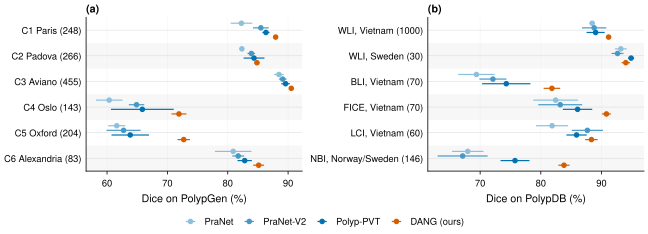

Write the Python code that produced this figure.
"""Dice per centre of PolypGen and per group of PolypDB, five seeds. Regenerate (after figs/aggregate_bench.py):

    uv run --isolated --no-project --with numpy --with matplotlib python figs/per_centre.py
"""

import json
import sys
from pathlib import Path

import numpy as np

sys.path.insert(0, str(Path(__file__).parent))
from orx_figstyle import PALETTE, WIDE, family, figure_grid, mean_ci, panel_labels, save, use_style  # noqa: E402

HERE = Path(__file__).parent
G = json.loads((HERE / "bench_metrics.json").read_text())["groups"]
MODELS = ["PraNet", "PraNet-V2", "Polyp-PVT", "DANG"]
COLORS = dict(zip(MODELS[:3], family("blue", 3))) | {"DANG": PALETTE["red"]}
LABELS = {"DANG": "DANG (ours)"}
DOMAINS = {
    "PolypGen": [("C1_Paris", "C1 Paris"), ("C2_Padova", "C2 Padova"), ("C3_Aviano", "C3 Aviano"),
                 ("C4_Oslo", "C4 Oslo"), ("C5_Oxford", "C5 Oxford"), ("C6_Alexandria", "C6 Alexandria")],
    "PolypDB": [("VN_WLI", "WLI, Vietnam"), ("SE_WLI", "WLI, Sweden"), ("VN_BLI", "BLI, Vietnam"),
                ("VN_FICE", "FICE, Vietnam"), ("VN_LCI", "LCI, Vietnam"), ("NBI", "NBI, Norway/Sweden")],
}


def main():
    use_style()
    fig, axes = figure_grid(1, 2, width=WIDE, ratio=0.36, sharey=False)
    offsets = np.linspace(-0.27, 0.27, len(MODELS))
    for ax, (cohort, doms) in zip(axes, DOMAINS.items()):
        for k, (m, off) in enumerate(zip(MODELS, offsets)):
            pd = G.get(m, {}).get("cohorts", {}).get(cohort, {}).get("per_domain", {})
            for i, (d, _) in enumerate(doms):
                if d not in pd:
                    continue
                mean, lo, hi = mean_ci([[v] for v in pd[d]["seeds"]])
                y = i + off
                ax.errorbar(mean[0], y, xerr=[[mean[0] - lo[0]], [hi[0] - mean[0]]], fmt="o", ms=3.2,
                            color=COLORS[m], elinewidth=0.9, capsize=0,
                            label=LABELS.get(m, m) if i == 0 else None, zorder=3 if m == "DANG" else 2)
        names = [f"{lbl} ({G['PraNet']['cohorts'][cohort]['per_domain'][d]['n_images']})" for d, lbl in doms]
        ax.set_yticks(range(len(doms)), names)
        ax.set_ylim(len(doms) - 0.5, -0.5)
        for i in range(len(doms)):
            if i % 2:
                ax.axhspan(i - 0.5, i + 0.5, color="black", alpha=0.035, lw=0, zorder=0)
        ax.set_xlabel(f"Dice on {cohort} (%)")
        ax.grid(axis="x", alpha=0.3)
        ax.tick_params(axis="y", length=0)
    handles, labels = axes[0].get_legend_handles_labels()
    fig.legend(handles, labels, loc="outside lower center", ncol=len(MODELS), frameon=False)
    panel_labels(axes)
    save(fig, str(HERE / "per_centre"))


if __name__ == "__main__":
    main()
